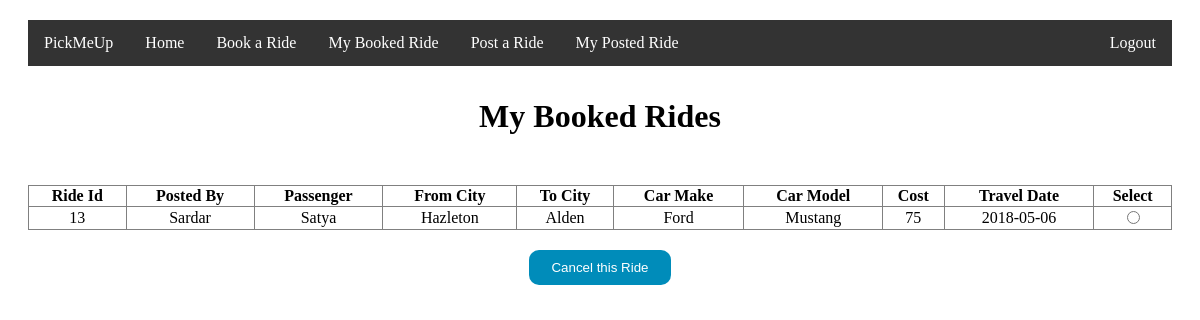
The app's page /history.php (signed in) with its own data.
### tables this page shows
CREATE TABLE `Ride` (
  `ride_id` int(10) UNSIGNED NOT NULL,
  `name_user` varchar(30) NOT NULL,
  `source` varchar(30) NOT NULL,
  `destination` varchar(30) NOT NULL,
  `car_make` varchar(50) NOT NULL,
  `car_model` varchar(50) NOT NULL,
  `start_date` date DEFAULT NULL,
  `cost` int(10) NOT NULL,
  `booked` boolean NOT NULL default 0
);

### history.php (the view, shortened to what this page needs)
<?php
    require_once "conndb.php";
    ?>
<!DOCTYPE html>
<html>
<head>
<link rel="stylesheet" href="css/style.css" />
</head>
<body>
<div class="form">
<ul>
<li><a href="home.php">PickMeUp</a></li>
<li><a href="home.php">Home</a></li>
<li><a href="view.php">Book a Ride</a></li>
<li><a href="history.php">My Booked Ride</a></li>
<li><a href="post.php">Post a Ride</a></li>
<li><a href="cancelpost.php">My Posted Ride</a></li>
<li style="float:right"><a href="logout.php">Logout</a></li>
</ul>
<h1><p align="center">My Booked Rides</p></h1>
<br>
<table width="100%" border="1" style="border-collapse:collapse;", name="table">
<thead>
<tr>
<th><strong>Ride Id</strong></th>
<th><strong>Posted By</strong></th>
<th><strong>Passenger</strong></th>
<th><strong>From City</strong></th>
<th><strong>To City</strong></th>
<th><strong>Car Make</strong></th>
<th><strong>Car Model</strong></th>
<th><strong>Cost</strong></th>
<th><strong>Travel Date</strong></th>
<th><strong>Select</strong></th>
</tr>
</thead>
<tbody>
<?php
    $username = $_SESSION["username"];
    $sel_query="SELECT * FROM Ride r JOIN book_user b ON r.ride_id=b.book_id where b.user_name='".$username."'";
    $result = mysqli_query($conn,$sel_query);
    while($row = mysqli_fetch_assoc($result)) { ?>
    <tr>
        <td align="center"><?php echo $row["ride_id"]; ?></td>
        <td align="center"><?php echo $row["name_user"]; ?></td>
        <td align="center"><?php echo $username; ?></td>
        <td align="center"><?php echo $row["source"]; ?></td>
        <td align="center"><?php echo $row["destination"]; ?></td>
        <td align="center"><?php echo $row["car_make"]; ?></td>
        <td align="center"><?php echo $row["car_model"]; ?></td>
        <td align="center"><?php echo $row["cost"]; ?></td>
        <td align="center"><?php echo $row["start_date"]; ?></td>
        <form name="form" method="post" action="">
        <td align="center"><label><input type="radio" name="radio" value="<?php echo $row["ride_id"]; ?>"></label></td>
    </tr>
<?php } ?>
</tbody>
</table>
<p align = "center"><input name="submit" type="submit" value="Cancel this Ride" /></p>
</div>
</body>
</html>

### css/style.css (style rules this page uses)
div { margin: 20px; }
ul { list-style-type: none; margin: 0; padding: 0; overflow: hidden; background-color: #333; }
li { float: left; }
li a { display: block; color: white; text-align: center; padding: 14px 16px; text-decoration: none; }

### history.php (style rules this page uses)
input[type=submit] { background-color: #008CBA; border: none; border-radius: 10px; color: white; padding: 10px 22px; text-decoration: none; margin: 4px 2px; cursor: pointer; }

### records on screen
ride: ride_id "13", name_user "Sardar", source "Hazleton", destination "Alden", car_make "Ford", car_model "Mustang", cost "75", start_date "2018-05-06"
